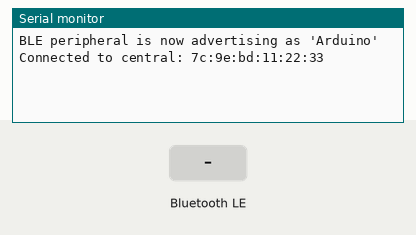
This sketch was run on a simulated Arduino Nano 33 IoT. On the bench: the last lines printed to the serial monitor. The inputs (shaded band) are chosen by the test bench. Nothing arrives over Bluetooth unless stated; a phone connects over Bluetooth LE 3 s after start.

Above: at 3.8 s.
3.9 s: Bluetooth LE write "1" received
At 5.0 s:
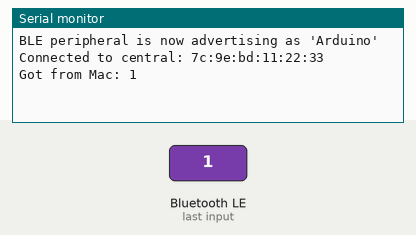
5.4 s: Bluetooth LE write "0" received
At 6.1 s:
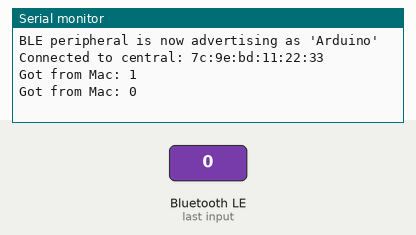
6.9 s: Bluetooth LE write "2" received
At 7.3 s:
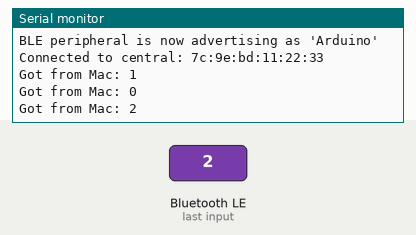

Measured:
- after the input at 3.9 s, the serial monitor: prints a new line at once (image 1)
- after the input at 5.4 s, the serial monitor: prints a new line at once (image 2)
- after the input at 6.9 s, the serial monitor: prints a new line at once (image 3)

The sketch:

bluetooth.ino
```cpp
#include <ArduinoBLE.h>

// Define a custom service and characteristic
BLEService simpleService("deadbeef-1234-5678-1234-56789abcdef0");
BLEStringCharacteristic simpleChar("deadbeef-1234-5678-1234-56789abcdef1",
                                   BLERead | BLEWrite | BLENotify, 20);
void setup() {
  Serial.begin(115200);
  while (!Serial)
    ;

  if (!BLE.begin()) {
    Serial.println("Starting BLE failed!");
    while (1)
      ;
  }

  BLE.setLocalName("Arduino");
  BLE.setAdvertisedService(simpleService);

  simpleService.addCharacteristic(simpleChar);
  BLE.addService(simpleService);

  simpleChar.writeValue("Hello Mac!");

  BLE.advertise();

  Serial.println("BLE peripheral is now advertising as 'Arduino'");
}

void loop() {
  BLEDevice central = BLE.central();

  if (central) {
    Serial.print("Connected to central: ");
    Serial.println(central.address());

    while (central.connected()) {
      if (simpleChar.written()) {
        Serial.print("Got from Mac: ");
        Serial.println(simpleChar.value());
      }
    }

    Serial.print("Disconnected from: ");
    Serial.println(central.address());
  }
}
```
